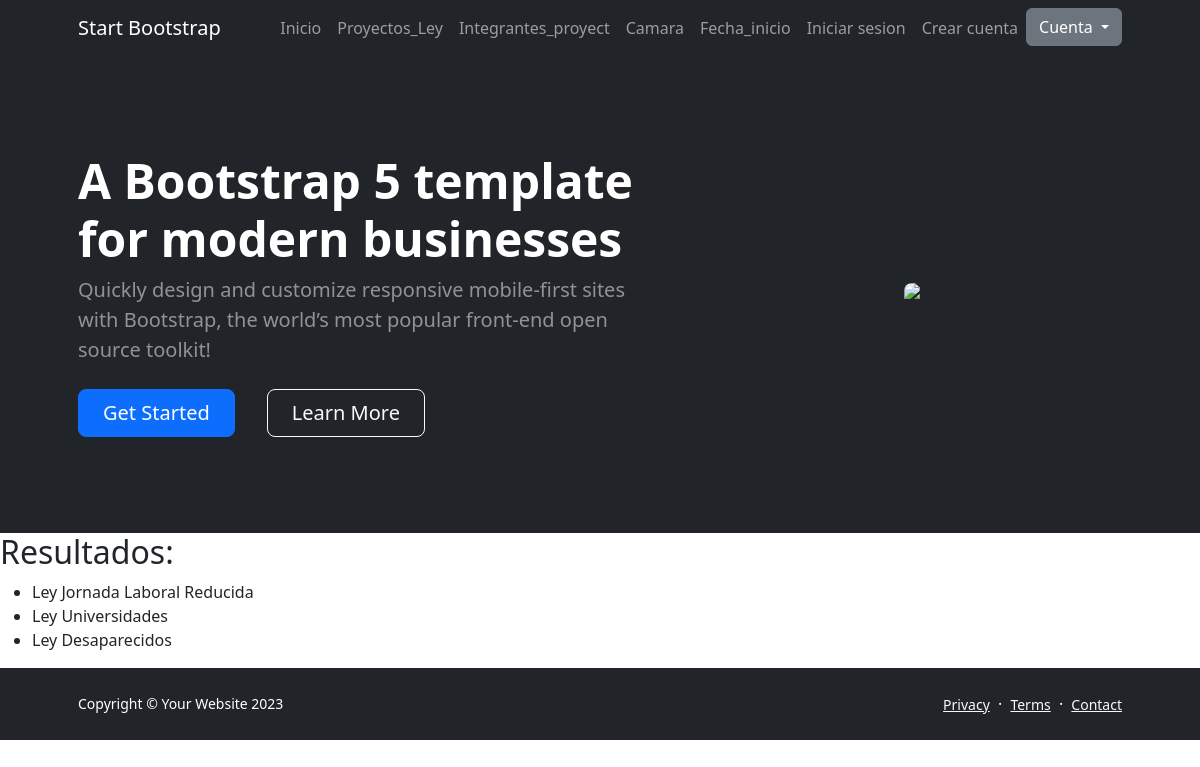
The app's page /busqueda_proyecto_ley/ with its own data.
### appcoder/models.py (models this page shows, shortened)
class Proyectos_Ley(models.Model):
    nombre= models.CharField(max_length=40)
    tematica=models.CharField(max_length=20)

### appcoder/views.py (the view)
# urls.py: path('busqueda_proyecto_ley/', views.busqueda_proyecto_ley,name='busqueda_proyecto_ley'),
def busqueda_proyecto_ley(request):
    if request.method == "GET":
        nombre = request.GET.get("nombre", "")
        proyectos_ley = Proyectos_Ley.objects.filter(nombre__icontains=nombre)
        return render(request, 'AppCoder/resultados_busqueda.html', {'proyectos_ley': proyectos_ley})

### appcoder/templates/AppCoder/resultados_busqueda.html
{% extends 'AppCoder/base.html' %}
{% load static %}
{% block main %}
<h2>Resultados:</h2>
    {% if proyectos_ley %}
        <ul>
            {% for proyecto in proyectos_ley %}
                <li>{{ proyecto.nombre }}</li>
            {% endfor %}
        </ul>
    {% else %}
        <p>No se encontraron proyectos de ley con ese nombre.</p>
    {% endif %}
    {% endblock main %}

### records on screen
Proyectos_Ley: nombre "Ley Jornada Laboral Reducida"
Proyectos_Ley: nombre "Ley Universidades"
Proyectos_Ley: nombre "Ley Desaparecidos"
